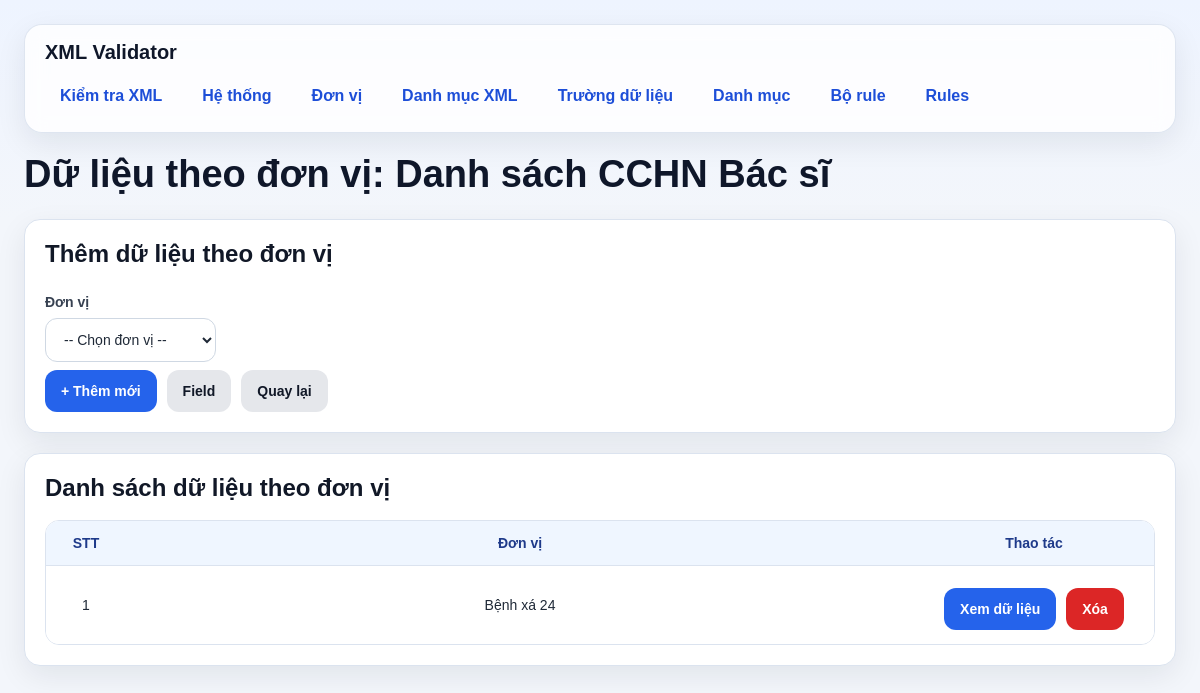
Screenshot of /categories/1/datasets with the database file from the repository.
### models/category_model.py (models this page shows, shortened)
class DanhMuc(db.Model):
    __tablename__ = "danh_muc"
    id = db.Column(db.Integer, primary_key=True)
    ten_danh_muc = db.Column(db.String(255), nullable=False)
    scope = db.Column(db.String(20), nullable=False, default="COMMON")
    fields = db.relationship(
        "DanhMucField",
        back_populates="danh_muc",
        cascade="all, delete-orphan",
        lazy="select"
    )
    datasets = db.relationship(
        "DanhMucDataset",
        back_populates="danh_muc",
        cascade="all, delete-orphan",
        lazy="select"
    )

class DanhMucDataset(db.Model):
    __tablename__ = "danh_muc_dataset"
    id = db.Column(db.Integer, primary_key=True)
    danh_muc_id = db.Column(db.Integer, db.ForeignKey("danh_muc.id"), nullable=False)
    don_vi_id = db.Column(db.Integer, db.ForeignKey("don_vi.id"), nullable=True)
    ten_bo_du_lieu = db.Column(db.String(255), nullable=False)
    danh_muc = db.relationship("DanhMuc", back_populates="datasets")
    don_vi = db.relationship("DonVi")
    records = db.relationship(
        "DanhMucRecord",
        back_populates="dataset",
        cascade="all, delete-orphan",
        lazy="select"
    )
    __table_args__ = (
        db.UniqueConstraint("danh_muc_id", "don_vi_id", name="uq_dm_dataset_unit"),
    )

### models/system_model.py (models this page shows, shortened)
class DonVi(db.Model):
    __tablename__ = "don_vi"
    id = db.Column(db.Integer, primary_key=True)
    ma_don_vi = db.Column(db.String(50), nullable=False, unique=True)
    ten_don_vi = db.Column(db.String(255), nullable=False)
    he_thong_id = db.Column(db.Integer, db.ForeignKey("he_thong.id"), nullable=False)
    api_username = db.Column(db.String(100))
    api_password = db.Column(db.String(100))
    bhyt_username = db.Column(db.String(100))
    bhyt_password = db.Column(db.String(100))
    api_base_url = db.Column(db.String(255))
    api_uuid = db.Column(db.Text)
    api_his_token = db.Column(db.Text)
    api_token_expire_at = db.Column(db.DateTime)
    api_jsessionid = db.Column(db.String(255))
    api_sessionid = db.Column(db.Text)
    he_thong = db.relationship("HeThong", backref="don_vis")

### routes/category_routes.py (the view, shortened to what this page needs)
@category_bp.route("/<int:category_id>/datasets", methods=["GET", "POST"])
def manage_category_datasets(category_id):
    item = DanhMuc.query.get_or_404(category_id)
    error = None
    if (item.scope or "COMMON").upper() != "UNIT":
        return redirect(url_for("category_bp.manage_category_records", category_id=item.id))
    units = DonVi.query.order_by(DonVi.id.asc()).all()
    datasets = (
        DanhMucDataset.query
        .filter_by(danh_muc_id=item.id)
        .order_by(DanhMucDataset.id.asc())
        .all()
    )
    return render_template(
        "category_datasets.html",
        item=item,
        datasets=datasets,
        units=units,
        error=error
    )

### templates/category_datasets.html (shortened to what this page needs)
{% extends "base.html" %}
{% block content %}
<div class="page-header">
    <h1 class="page-title">Dữ liệu theo đơn vị: {{ item.ten_danh_muc }}</h1>
</div>
<div class="card">
    <h2 class="card-title">Thêm dữ liệu theo đơn vị</h2>
    <form method="POST">
        <div class="grid">
            <div class="col-6">
                <label>Đơn vị</label>
                <select name="don_vi_id">
                    <option value="">-- Chọn đơn vị --</option>
                </select>
            </div>
        </div>
        <div class="actions">
            <button type="submit" class="btn btn-primary">+ Thêm mới</button>
            <a href="/categories/{{ item.id }}/fields" class="btn btn-secondary">Field</a>
            <a href="/categories" class="btn btn-secondary">Quay lại</a>
        </div>
    </form>
</div>
<div class="card">
    <h2 class="card-title">Danh sách dữ liệu theo đơn vị</h2>
    {% if datasets %}
    <div class="table-wrap">
        <table>
            <thead>
                <tr>
                    <th style="width:80px;">STT</th>
                    <th>Đơn vị</th>
                    <th style="width:240px;">Thao tác</th>
                </tr>
            </thead>
            <tbody>
                {% for ds in datasets %}
                <tr>
                    <td>{{ loop.index }}</td>
                    <td>{{ ds.don_vi.ten_don_vi if ds.don_vi else '-' }}</td>
                    <td>
                        <div class="actions actions-center">
                            <a class="btn btn-primary" href="/categories/{{ item.id }}/datasets/{{ ds.id }}/records">Xem dữ liệu</a>
                            <form class="inline" method="POST" action="/categories/{{ item.id }}/datasets/{{ ds.id }}/delete" onsubmit="return confirm('Xóa dữ liệu đơn vị này?');">
                                <button class="btn btn-danger" type="submit">Xóa</button>
                            </form>
                        </div>
                    </td>
                </tr>
                {% endfor %}
            </tbody>
        </table>
    </div>
    {% else %}
    <div class="empty-state">Chưa có dữ liệu theo đơn vị nào.</div>
    {% endif %}
</div>
{% endblock %}

### templates/base.html (style rules this page uses)
* { box-sizing: border-box; }
:root { --bg: #f3f6fb; --card: #ffffff; --card-soft: #f8fafc; --border: #dbe3ef; --text: #1f2937; --muted: #6b7280; --primary: #2563eb; --primary-hover: #1d4ed8; --danger: #dc2626; --danger-hover: #b91c1c; --success-bg: #dcfce7; --success-text: #166534; --warning-bg: #fef3c7; --warning-text: #92400e; --error-bg: #fee2e2; --error-text: #991b1b; --shadow: 0 10px 30px rgba(15, 23, 42, 0.08); --radius: 16px; }
body { margin: 0; font-family: Arial, Helvetica, sans-serif; background: linear-gradient(180deg, #eef4ff 0%, var(--bg) 220px); color: var(--text); }
.page-header { margin-bottom: 22px; }
.page-title { margin: 0; font-size: 38px; line-height: 1.15; color: #0f172a; }
.card { background: var(--card); border: 1px solid var(--border); border-radius: var(--radius); box-shadow: var(--shadow); padding: 20px; margin-bottom: 20px; }
.card-title { margin: 0 0 18px 0; font-size: 24px; font-weight: 700; color: #111827; }
.grid { display: flex; grid-template-columns: repeat(12, 1fr); gap: 16px; }
.col-6 { grid-column: span 6; }
label { display: block; font-size: 14px; font-weight: 700; margin-bottom: 8px; margin-top: 8px; color: #374151; }
input[type="text"], input[type="date"], input[type="file"], input[type="password"], input[type="number"], select, textarea { width: 100%; min-height: 44px; border: 1px solid #cfd8e3; border-radius: 12px; padding: 10px 14px; font-size: 14px; background: #fff; color: var(--text); outline: none; transition: border-color 0.2s, box-shadow 0.2s; }
.actions { display: flex; flex-wrap: wrap; gap: 10px; margin-top: 8px; }
.actions-center { justify-content: center; }
.btn, button { border: none; min-height: 42px; padding: 10px 16px; border-radius: 12px; cursor: pointer; font-weight: 700; font-size: 14px; text-decoration: none; display: inline-flex; align-items: center; justify-content: center; transition: 0.2s ease; }
.btn-primary { background: var(--primary); color: white; }
.btn-secondary { background: #e5e7eb; color: #111827; }
.btn-danger { background: var(--danger); color: white; }
.table-wrap { overflow-x: auto; border: 1px solid var(--border); border-radius: 14px; }
table { width: 100%; border-collapse: collapse; background: white; }
th { background: #eff6ff; color: #1e3a8a; font-size: 14px; font-weight: 700; text-align: center; padding: 14px 12px; border-bottom: 1px solid var(--border); }
td { padding: 14px 12px; border-bottom: 1px solid #e5e7eb; vertical-align: middle; font-size: 14px; text-align: center; }
tbody tr:last-child td { border-bottom: none; }
.inline { display: inline; }

### rows the page displays
DanhMuc: ten_danh_muc "Danh sách CCHN Bác sĩ"
DanhMucDataset: don_vi "Bệnh xá 24"
